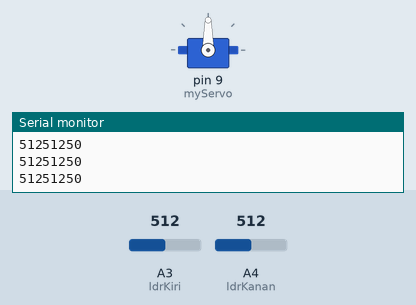
Simulated run of this sketch. Board: Arduino Uno, built with avr-gcc and run on an emulated ATmega328P. On the bench: servo, the last lines printed to the serial monitor. Inputs (shaded band) come from the test bench; at power-on: A3 (ldrKiri) = 512, A4 (ldrKanan) = 512.

Above: at 1.2 s.
1.3 s: A3 (ldrKiri) set to 556
2.8 s: A3 (ldrKiri) set to 578
At 3.28 s:
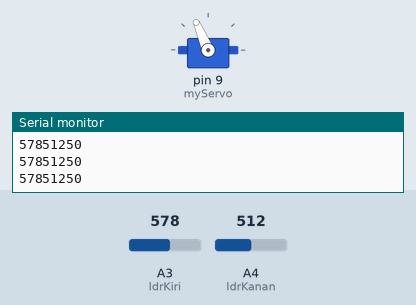
At 5.5 s:
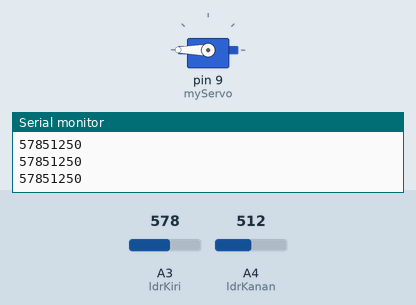
5.8 s: A4 (ldrKanan) set to 612
7.3 s: A4 (ldrKanan) set to 637
At 11.8 s:
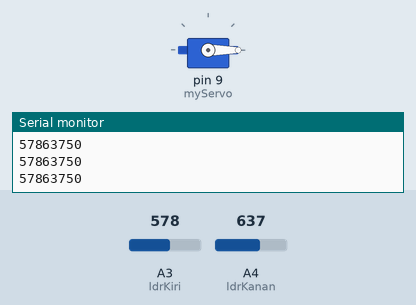
Timing chart, 0 to 13.3 s (numbered marks = the images above; inputs shaded):
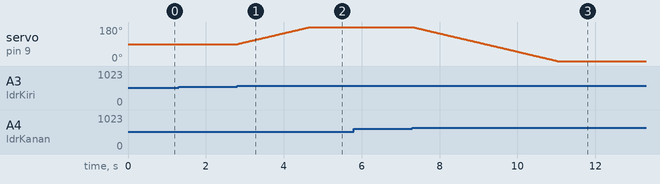

The sketch:

solar-tracker.ino
```cpp
#include <Servo.h>

Servo myServo;

int ldrKiri = A3;
int ldrKanan = A4;

int posisi = 90;

void setup() {
  Serial.begin(9600);
  myServo.attach(9);
  myServo.write(posisi);
  Serial.println("start");
}

void loop() {
  int nilaiKiri = analogRead(ldrKiri);
  int nilaiKanan = analogRead(ldrKanan);

  int selisih = nilaiKiri - nilaiKanan;

  int threshold = 50;
  Serial.print(nilaiKiri);
  Serial.print(nilaiKanan);
  Serial.println(threshold);

  if(selisih > threshold){
    posisi++;
  }
  else if(selisih < -threshold){
    posisi--;
  }

  posisi = constrain(posisi, 0, 180);
  myServo.write(posisi);
  delay(20);
}
```

Measured:
- the behaviour switches between 562 and 563 on A3 (ldrKiri) (found by bisection; images 0 and 1)
- the behaviour switches between 628 and 629 on A4 (ldrKanan) (found by bisection; images 2 and 3)
- after the input at 2.8 s, servo on pin 9 (myServo): moves from 90° to 180° over 1.8 s, starting at once
- after the input at 7.3 s, servo on pin 9 (myServo): moves from 180° to 0° over 3.7 s, starting at once
